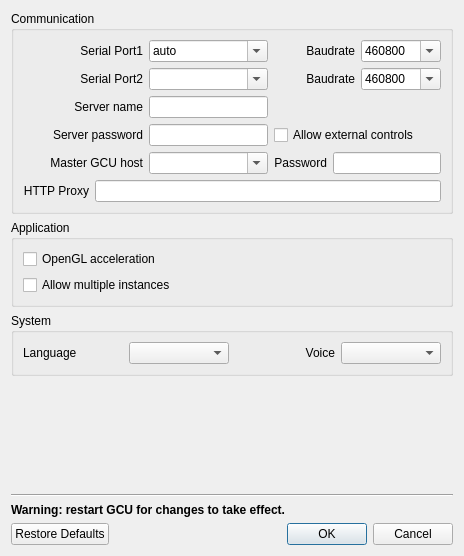
<?xml version="1.0" encoding="UTF-8"?>
<ui version="4.0">
 <class>ConfigDlg</class>
 <widget class="QDialog" name="ConfigDlg">
  <property name="windowModality">
   <enum>Qt::ApplicationModal</enum>
  </property>
  <property name="geometry">
   <rect>
    <x>0</x>
    <y>0</y>
    <width>464</width>
    <height>556</height>
   </rect>
  </property>
  <property name="sizePolicy">
   <sizepolicy hsizetype="Preferred" vsizetype="Expanding">
    <horstretch>0</horstretch>
    <verstretch>0</verstretch>
   </sizepolicy>
  </property>
  <property name="windowTitle">
   <string>System Configuration</string>
  </property>
  <layout class="QVBoxLayout" name="verticalLayout">
   <item>
    <widget class="QGroupBox" name="groupBox_3">
     <property name="title">
      <string>Communication</string>
     </property>
     <property name="flat">
      <bool>true</bool>
     </property>
     <layout class="QVBoxLayout" name="verticalLayout_2">
      <item>
       <layout class="QGridLayout" name="gridLayout">
        <item row="3" column="2">
         <widget class="QCheckBox" name="eAllowExt">
          <property name="text">
           <string>Allow external controls</string>
          </property>
         </widget>
        </item>
        <item row="3" column="1">
         <widget class="QLineEdit" name="eServerPass">
          <property name="sizePolicy">
           <sizepolicy hsizetype="Preferred" vsizetype="Fixed">
            <horstretch>0</horstretch>
            <verstretch>0</verstretch>
           </sizepolicy>
          </property>
         </widget>
        </item>
        <item row="4" column="2">
         <layout class="QHBoxLayout" name="horizontalLayout_7">
          <item>
           <widget class="QLabel" name="label_6">
            <property name="text">
             <string>Password</string>
            </property>
            <property name="alignment">
             <set>Qt::AlignRight|Qt::AlignTrailing|Qt::AlignVCenter</set>
            </property>
           </widget>
          </item>
          <item>
           <widget class="QLineEdit" name="eMasterHostPass">
            <property name="sizePolicy">
             <sizepolicy hsizetype="Preferred" vsizetype="Fixed">
              <horstretch>0</horstretch>
              <verstretch>0</verstretch>
             </sizepolicy>
            </property>
           </widget>
          </item>
         </layout>
        </item>
        <item row="3" column="0">
         <widget class="QLabel" name="label_2">
          <property name="text">
           <string>Server password</string>
          </property>
          <property name="alignment">
           <set>Qt::AlignRight|Qt::AlignTrailing|Qt::AlignVCenter</set>
          </property>
         </widget>
        </item>
        <item row="4" column="0">
         <widget class="QLabel" name="label_4">
          <property name="text">
           <string>Master GCU host</string>
          </property>
          <property name="alignment">
           <set>Qt::AlignRight|Qt::AlignTrailing|Qt::AlignVCenter</set>
          </property>
         </widget>
        </item>
        <item row="4" column="1">
         <widget class="QComboBox" name="cbMasterHost">
          <property name="editable">
           <bool>true</bool>
          </property>
         </widget>
        </item>
        <item row="0" column="0">
         <widget class="QLabel" name="label">
          <property name="text">
           <string>Serial Port1</string>
          </property>
          <property name="alignment">
           <set>Qt::AlignRight|Qt::AlignTrailing|Qt::AlignVCenter</set>
          </property>
         </widget>
        </item>
        <item row="0" column="1">
         <widget class="QComboBox" name="ePort1">
          <property name="sizePolicy">
           <sizepolicy hsizetype="Preferred" vsizetype="Fixed">
            <horstretch>0</horstretch>
            <verstretch>0</verstretch>
           </sizepolicy>
          </property>
          <property name="editable">
           <bool>true</bool>
          </property>
          <property name="sizeAdjustPolicy">
           <enum>QComboBox::AdjustToContents</enum>
          </property>
          <item>
           <property name="text">
            <string notr="true">auto</string>
           </property>
          </item>
          <item>
           <property name="text">
            <string notr="true">disabled</string>
           </property>
          </item>
          <item>
           <property name="text">
            <string notr="true">ttyUSB0</string>
           </property>
          </item>
          <item>
           <property name="text">
            <string notr="true">ttyUSB1</string>
           </property>
          </item>
          <item>
           <property name="text">
            <string notr="true">rfcomm0</string>
           </property>
          </item>
          <item>
           <property name="text">
            <string notr="true">ttyACM0</string>
           </property>
          </item>
         </widget>
        </item>
        <item row="0" column="2">
         <layout class="QHBoxLayout" name="horizontalLayout_2">
          <item>
           <widget class="QLabel" name="label_5">
            <property name="text">
             <string>Baudrate</string>
            </property>
            <property name="alignment">
             <set>Qt::AlignRight|Qt::AlignTrailing|Qt::AlignVCenter</set>
            </property>
           </widget>
          </item>
          <item>
           <widget class="QComboBox" name="eBaud1">
            <property name="editable">
             <bool>true</bool>
            </property>
            <property name="sizeAdjustPolicy">
             <enum>QComboBox::AdjustToContents</enum>
            </property>
            <item>
             <property name="text">
              <string>460800</string>
             </property>
            </item>
            <item>
             <property name="text">
              <string>921600</string>
             </property>
            </item>
           </widget>
          </item>
         </layout>
        </item>
        <item row="2" column="0">
         <widget class="QLabel" name="label_8">
          <property name="text">
           <string>Server name</string>
          </property>
          <property name="alignment">
           <set>Qt::AlignRight|Qt::AlignTrailing|Qt::AlignVCenter</set>
          </property>
         </widget>
        </item>
        <item row="2" column="1">
         <widget class="QLineEdit" name="eServerName">
          <property name="sizePolicy">
           <sizepolicy hsizetype="Preferred" vsizetype="Fixed">
            <horstretch>0</horstretch>
            <verstretch>0</verstretch>
           </sizepolicy>
          </property>
         </widget>
        </item>
        <item row="1" column="0">
         <widget class="QLabel" name="label_9">
          <property name="text">
           <string>Serial Port2</string>
          </property>
          <property name="alignment">
           <set>Qt::AlignRight|Qt::AlignTrailing|Qt::AlignVCenter</set>
          </property>
         </widget>
        </item>
        <item row="1" column="1">
         <widget class="QComboBox" name="ePort2">
          <property name="sizePolicy">
           <sizepolicy hsizetype="Preferred" vsizetype="Fixed">
            <horstretch>0</horstretch>
            <verstretch>0</verstretch>
           </sizepolicy>
          </property>
          <property name="editable">
           <bool>true</bool>
          </property>
          <property name="sizeAdjustPolicy">
           <enum>QComboBox::AdjustToContents</enum>
          </property>
         </widget>
        </item>
        <item row="1" column="2">
         <layout class="QHBoxLayout" name="horizontalLayout_5">
          <item>
           <widget class="QLabel" name="label_12">
            <property name="text">
             <string>Baudrate</string>
            </property>
            <property name="alignment">
             <set>Qt::AlignRight|Qt::AlignTrailing|Qt::AlignVCenter</set>
            </property>
           </widget>
          </item>
          <item>
           <widget class="QComboBox" name="eBaud2">
            <property name="editable">
             <bool>true</bool>
            </property>
            <property name="sizeAdjustPolicy">
             <enum>QComboBox::AdjustToContents</enum>
            </property>
            <item>
             <property name="text">
              <string>460800</string>
             </property>
            </item>
            <item>
             <property name="text">
              <string>921600</string>
             </property>
            </item>
           </widget>
          </item>
         </layout>
        </item>
       </layout>
      </item>
      <item>
       <layout class="QHBoxLayout" name="horizontalLayout_4">
        <item>
         <widget class="QLabel" name="label_3">
          <property name="text">
           <string>HTTP Proxy</string>
          </property>
          <property name="alignment">
           <set>Qt::AlignRight|Qt::AlignTrailing|Qt::AlignVCenter</set>
          </property>
         </widget>
        </item>
        <item>
         <widget class="QLineEdit" name="eProxy">
          <property name="toolTip">
           <string>user:pass@proxy:port</string>
          </property>
          <property name="text">
           <string/>
          </property>
         </widget>
        </item>
       </layout>
      </item>
     </layout>
    </widget>
   </item>
   <item>
    <widget class="QGroupBox" name="groupBox_2">
     <property name="title">
      <string>Application</string>
     </property>
     <property name="flat">
      <bool>true</bool>
     </property>
     <layout class="QVBoxLayout" name="verticalLayout_3">
      <item>
       <widget class="QCheckBox" name="eOpenGL">
        <property name="text">
         <string>OpenGL acceleration</string>
        </property>
       </widget>
      </item>
      <item>
       <widget class="QCheckBox" name="eMulti">
        <property name="text">
         <string>Allow multiple instances</string>
        </property>
       </widget>
      </item>
     </layout>
    </widget>
   </item>
   <item>
    <widget class="QGroupBox" name="groupBox_5">
     <property name="title">
      <string>System</string>
     </property>
     <property name="flat">
      <bool>true</bool>
     </property>
     <layout class="QHBoxLayout" name="horizontalLayout_3">
      <item>
       <widget class="QLabel" name="label_10">
        <property name="text">
         <string>Language</string>
        </property>
       </widget>
      </item>
      <item>
       <widget class="QComboBox" name="eLang">
        <property name="editable">
         <bool>false</bool>
        </property>
        <property name="sizeAdjustPolicy">
         <enum>QComboBox::AdjustToContents</enum>
        </property>
       </widget>
      </item>
      <item>
       <widget class="QLabel" name="label_11">
        <property name="text">
         <string>Voice</string>
        </property>
        <property name="alignment">
         <set>Qt::AlignRight|Qt::AlignTrailing|Qt::AlignVCenter</set>
        </property>
       </widget>
      </item>
      <item>
       <widget class="QComboBox" name="eVoice">
        <property name="editable">
         <bool>false</bool>
        </property>
        <property name="sizeAdjustPolicy">
         <enum>QComboBox::AdjustToContents</enum>
        </property>
       </widget>
      </item>
     </layout>
    </widget>
   </item>
   <item>
    <spacer name="verticalSpacer">
     <property name="orientation">
      <enum>Qt::Vertical</enum>
     </property>
     <property name="sizeHint" stdset="0">
      <size>
       <width>20</width>
       <height>40</height>
      </size>
     </property>
    </spacer>
   </item>
   <item>
    <widget class="Line" name="line">
     <property name="orientation">
      <enum>Qt::Horizontal</enum>
     </property>
    </widget>
   </item>
   <item>
    <widget class="QLabel" name="label_7">
     <property name="font">
      <font>
       <weight>75</weight>
       <bold>true</bold>
      </font>
     </property>
     <property name="text">
      <string>Warning: restart GCU for changes to take effect.</string>
     </property>
    </widget>
   </item>
   <item>
    <widget class="QDialogButtonBox" name="buttonBox">
     <property name="standardButtons">
      <set>QDialogButtonBox::Cancel|QDialogButtonBox::Ok|QDialogButtonBox::RestoreDefaults</set>
     </property>
    </widget>
   </item>
  </layout>
  <action name="aRequest">
   <property name="icon">
    <iconset resource="../../resources/standard-icons.qrc">
     <normaloff>:/icons/old/3downarrow.png</normaloff>:/icons/old/3downarrow.png</iconset>
   </property>
   <property name="text">
    <string>Request</string>
   </property>
   <property name="toolTip">
    <string>Request Current configurations..</string>
   </property>
  </action>
  <action name="aUpload">
   <property name="icon">
    <iconset resource="../../resources/standard-icons.qrc">
     <normaloff>:/icons/old/ark_extract.png</normaloff>:/icons/old/ark_extract.png</iconset>
   </property>
   <property name="text">
    <string>Upload</string>
   </property>
   <property name="toolTip">
    <string>Upload configurations</string>
   </property>
  </action>
  <action name="aSave">
   <property name="icon">
    <iconset resource="../../resources/standard-icons.qrc">
     <normaloff>:/icons/old/document-save.png</normaloff>:/icons/old/document-save.png</iconset>
   </property>
   <property name="text">
    <string>Save</string>
   </property>
   <property name="toolTip">
    <string>Save to file..</string>
   </property>
  </action>
  <action name="aLoad">
   <property name="icon">
    <iconset resource="../../resources/standard-icons.qrc">
     <normaloff>:/icons/old/document-open.png</normaloff>:/icons/old/document-open.png</iconset>
   </property>
   <property name="text">
    <string>Load</string>
   </property>
   <property name="toolTip">
    <string>Load from file..</string>
   </property>
  </action>
 </widget>
 <resources>
  <include location="../../resources/standard-icons.qrc"/>
 </resources>
 <connections/>
</ui>
